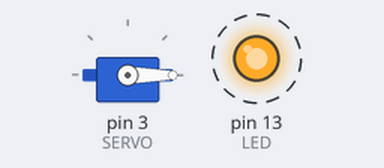
Bench run of a sketch on a simulated Arduino Uno, built with avr-gcc and run on an emulated ATmega328P. Shown: servo, output pins drawn as LEDs (lit = HIGH). Dashed ring = blinking.

Above: at 0.05 s.
Timing chart, 0 to 4.6 s (numbered marks = the images above):
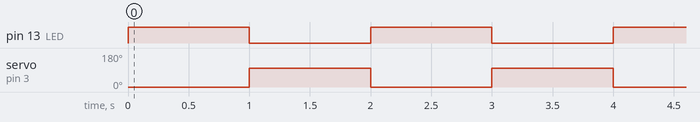

The sketch:

servo-power.ino
```cpp
#define SERVO 3
#define LED 13
#include <Servo.h>
Servo servo;

void setup()
{
    pinMode(LED, OUTPUT);
    servo.attach(SERVO);

}

void loop()
{
    digitalWrite(LED, HIGH);
    servo.write(0);
    delay(1000);
    servo.write(100);
    digitalWrite(LED, LOW);
    delay(1000);

}
```

Measured:
- by itself, pin 13 (LED): alternates HIGH for 1.0 s and LOW for 1.0 s
- by itself, servo on pin 3 (SERVO): alternates 100° for 1.0 s and 0° for 1.0 s
